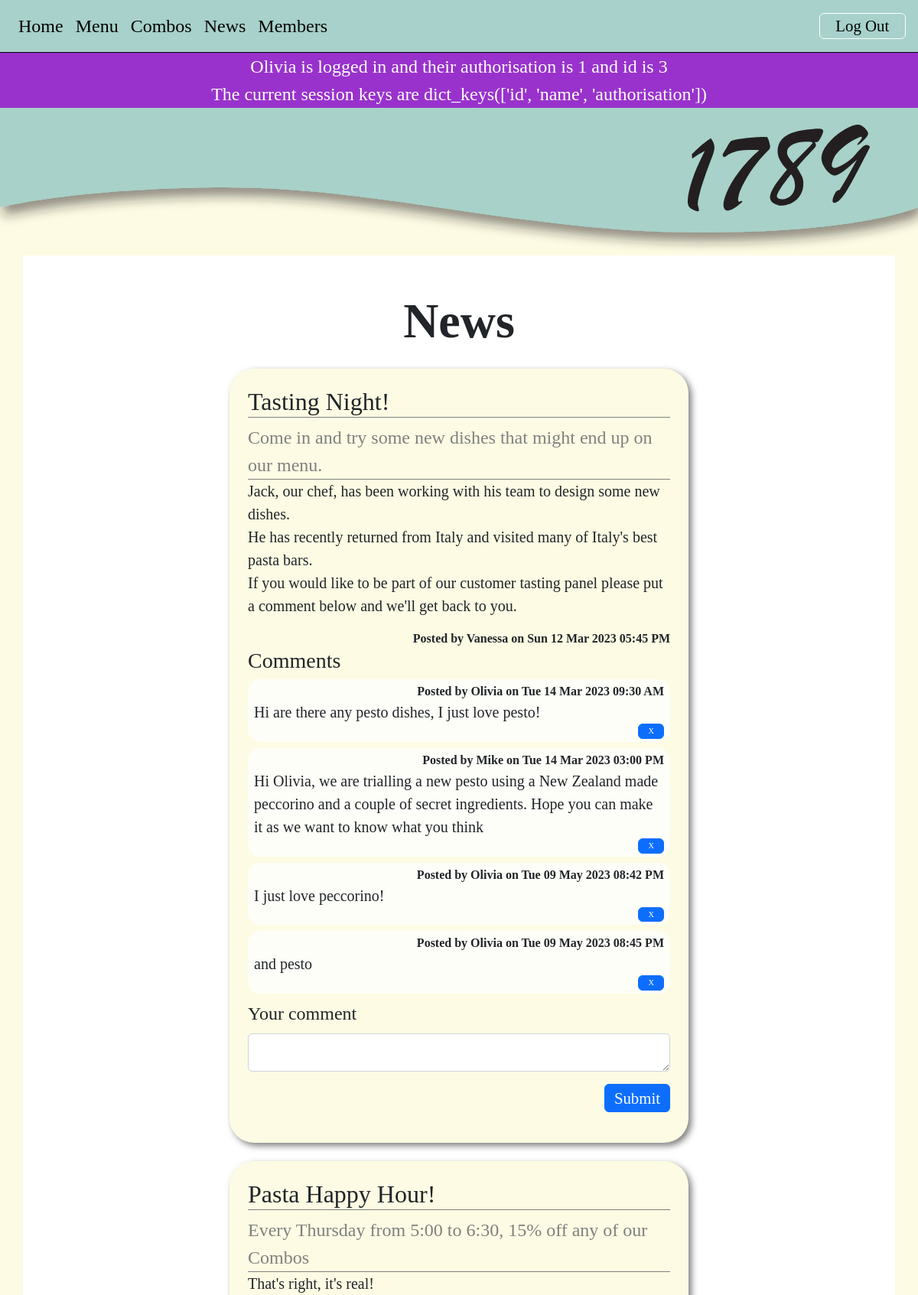
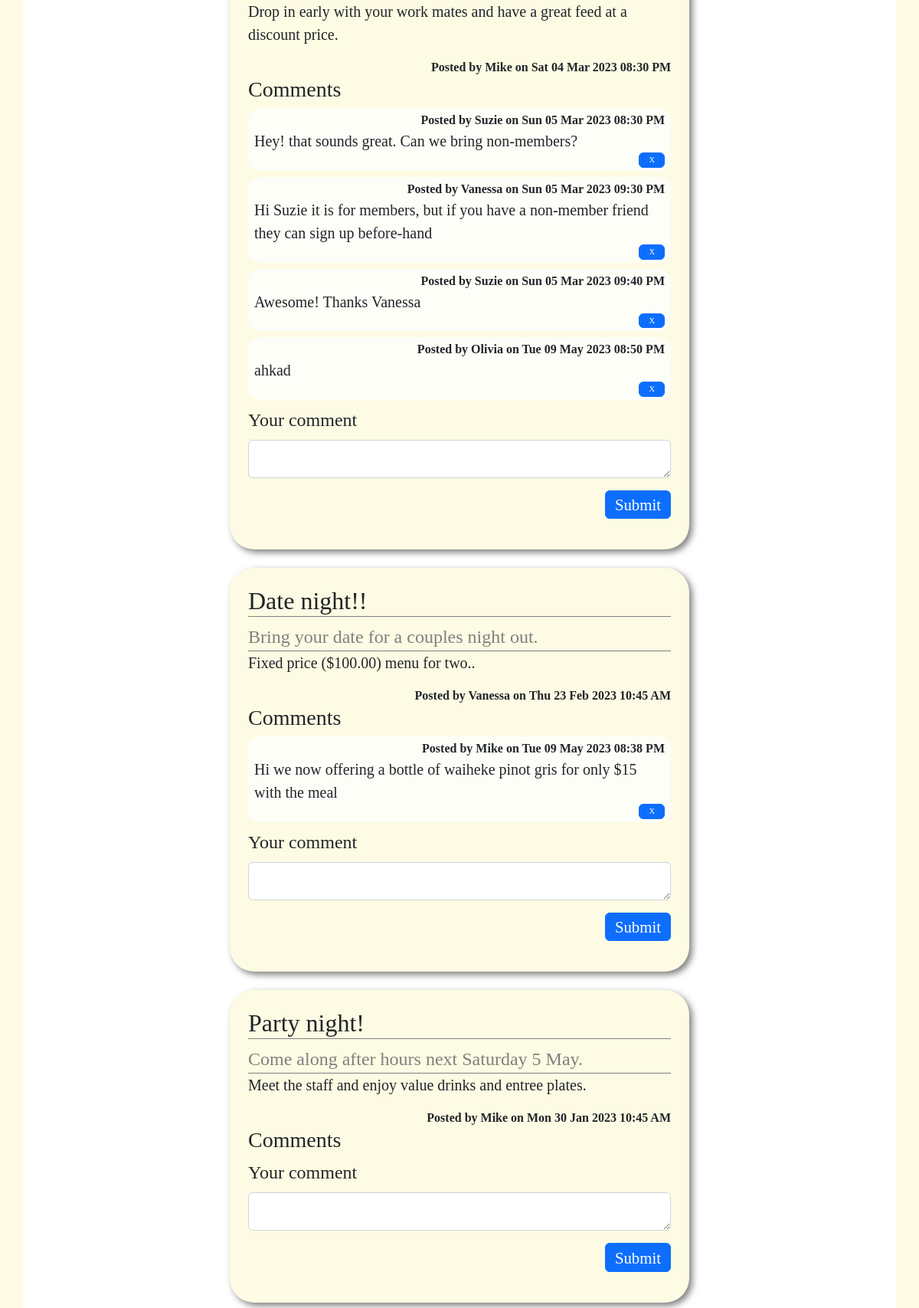
The app's page /news (signed in, upper part) with its own data (2 pictures, top to bottom).
### tables this page shows
CREATE TABLE member(
    member_id integer primary key autoincrement not null,
    name text not null,
    email text not null unique,
    password text not null,
    authorisation integer not null
);

CREATE TABLE news(
    news_id integer primary key autoincrement not null,
    title text not null unique,
    subtitle text not null unique,
    content text not null unique,
    newsdate date not null,
    member_id integer not null,
    foreign key(member_id) references member(member_id)
);

CREATE TABLE comment(
    comment_id integer primary key autoincrement not null,
    news_id integer not null,
    member_id integer not null,
    comment text not null unique,
    commentdate date not null,
    foreign key(news_id) references news(news_id),
    foreign key(member_id) references member(member_id)
);

### server.py (the view)
@app.route('/news')
def news():
    news_set = []
    sql="""select news.news_id,news.title,news.subtitle, news.content, news.newsdate, member.name
     from news
     join member on member.member_id = news.member_id
     order by newsdate desc
     """
    result = run_search_query_tuples(sql, (), db_path, True)
    for row in result:
        news_dict = {}
        for k in row.keys():
            news_dict[k] = row[k]
        sql = """select comment.comment_id, comment.comment, comment.commentdate, member.name
        from comment
        join member on comment.member_id = member.member_id
        where comment.news_id = ?
        order by comment.commentdate asc
        """
        values_tuple = (news_dict['news_id'],)
        result = run_search_query_tuples(sql,values_tuple, db_path, True)
        news_dict['comments'] = result
        news_set.append(news_dict)
    return render_template("news.html", news=news_set)

### db_functions.py (called while the page is built)
def run_search_query_tuples(sql_query, values_tuple, file_path, rowfactory=False):
    result = None
    try:
        db = sqlite3.connect(file_path)
        if rowfactory:
            db.row_factory = sqlite3.Row
        cursor = db.cursor()
        cursor.execute(sql_query, values_tuple)
        result = cursor.fetchall()
        cursor.close()
    except sqlite3.Error as error:
        print("Error running search query tuples: {}".format(error))
        return None
    db.close()
    if result is None:
        print("No search values were found")
    return result

### server.py (called while the page is built)
@app.template_filter()
def news_date(sqlite_dt):
    x = datetime.strptime(sqlite_dt, '%Y-%m-%d %H:%M:%S')
    return x.strftime("%a %d %b %Y %I:%M %p")

### templates/news.html (shortened to what this page needs)
{% extends "layout.html" %}
{% block banner %}
static/images/small_banner.svg
{% endblock %}
{% block content %}
<div class="container-lg py-sm-5 py-1">
     <h1> News</h1>
    {% for row in news %}
    <div class="news p-4 my-4">
    <h2> {{ row['title'] }}</h2>
        <div class="subtitle"> {{ row['subtitle'] }}</div>
        <p class="news-text"> {{ row['content'] | replace("\n", "<br>") | safe}} </p>
        <div class="news-meta">Posted by {{ row['name'] }} on {{ row['newsdate'] | news_date }}</div>
        <h3 id="{{ row['news_id'] }}">Comments</h3>
        {% for comment in row['comments'] %}
        <div class="comment">
             <div>Posted by {{comment['name']}} on {{ comment['commentdate'] | news_date }} </div>
            <div>{{ comment['comment'] }}</div>
            <div >
                <a class="btn btn-primary" href="{{ url_for('comment_cud', id=comment['comment_id'], task='delete') }}">X</a>
            </div>
        </div>
        {% endfor %}
                <div>
            {% if session and session['authorisation'] in [0,1] %}
            <form action="{{url_for('comment_cud', news_id=row['news_id'], member_id=session['id'],task='add')}}" method="POST">
                <div>
                    <label for="comment" class="form-label">Your comment</label>
                    <textarea class="form-control" id="comment" name="comment" rows="1" required>{{content}}</textarea>
                </div>
                    <div class="text-end">
                    <button  type="submit" class="btn btn-primary" >Submit</button>
                </div>
            </form>
                {% endif %}
        </div>
    </div>
    {% endfor %}
</div>
{% endblock %}

### templates/layout.html (shortened to what this page needs)
<!DOCTYPE html>
<html lang="en">
<head>
<link href="https://cdn.jsdelivr.net/npm/bootstrap@5.2.3/dist/css/bootstrap.min.css" rel="stylesheet">
<link rel="stylesheet" href="static/styles.css">
</head>
<body>
 <div class="container-fluid">
     <nav class="navbar navbar-expand-lg px-3 py-2">
    <div class="collapse navbar-collapse" id="collapsibleNavbar">
      <ul class="navbar-nav">
        <li class="nav-item">
          <a class="nav-link" href="{{ url_for('index') }}">Home</a>
        </li>
        <li class="nav-item">
          <a class="nav-link" href="{{ url_for('menu') }}">Menu</a>
        </li>
        <li class="nav-item">
          <a class="nav-link" href="{{ url_for('combos') }}">Combos</a>
        </li>
        <li class="nav-item">
            <a class="nav-link" href="{{ url_for('news') }}">News</a>
        </li>
        <li class="nav-item">
            <a class="nav-link" href="{{ url_for('members') }}">Members</a>
        </li>
      </ul>
        <div class="ms-auto">
            {% if session %}
            <a class="nav-link btn btn-outline" href="{{ url_for('logout') }}">Log Out</a>
            {% else %}
            <a class="nav-link btn btn-outline" href="{{ url_for('signup') }}">Sign up</a>
            <a class="nav-link btn btn-outline" href="{{ url_for('login') }}">Log in</a>
            {% endif %}
        </div>
          </div>
</nav>
     {% if session %}
     <div class="session">
         {{ session['name'] }} is logged in and their authorisation is {{ session['authorisation']}}
         and id is {{ session['id'] }}
     <br> The current session keys are {{session.keys()}}</div>
     {% endif %}
    <img class="img-fluid" src="{% block banner %}{% endblock %}" alt="Banner">
</div>
{% block content %}
 {% endblock %}
</body>
</html>

### static/styles.css (style rules this page uses)
:root { --brand-paper: rgb(253,251,227); --brand-green: rgb(167,209,202); --brand-green-pale: rgb(223,237,224); }
body { font-family: 'Cormorant Garamond', serif; font-size: 100%; background-color: var(--brand-paper); margin:0; }
h1 { font-size: 4em; text-align: center; font-weight: 600; margin: 0; }
h2 { border-bottom: 1px solid gray; }
.container-fluid { border: 0px solid blue; padding:0; }
.container-lg { border: 0px solid pink; background-color: rgb(255,255,255); overflow: auto; margin-bottom: 2.5em; }
.subtitle { font-size: 1.5em; border-bottom: 1px solid gray; color: gray; }
.news { max-width: 600px; margin: auto; background-color: var(--brand-paper); border-radius: 2em; filter: drop-shadow(0.25em 0.25em 0.25em rgba(0,0,0,0.5)); }
.news-text { font-size: 1.25em; }
.news-meta { text-align: end; font-weight: bold; }
.comment { background-color: rgba(255,255,255,0.75); border-radius: 1em; padding: 0.25em 0.5em 0.25em 0.5em; margin-bottom: 0.5em; }
.comment div:first-child { text-align: end; font-weight: bold; }
.comment div:nth-child(2) { font-size: 1.25em; }
.comment div:nth-child(3) { text-align: end; font-size: 0.5em; }
.navbar { background-color: var(--brand-green); border-bottom: 1px solid black; }
.nav-link { font-size: 1.5em; color:black; }
nav .btn-outline { display: inline-block; }
.btn-outline { border: 1px solid white; padding: 0 1em; }
label, input[type='text'], input[type='email'], input[type='password'], textarea { font-size: 1.5em !important; }
form div { margin-bottom: 1em; }
.btn { font-size: 1.3em; --bs-btn-padding-y:0.1em; }
.session { background-color: darkorchid; color: white; text-align:center; font-size: 1.5em; }

### records on screen
member: name "Olivia"
news: title "Tasting Night!", subtitle "Come in and try some new dishes that might end up on our menu.", content "Jack, our chef, has been working with his team to design some new dishes. He has recently returned from Italy and visited many of Italy's best pasta bars. If you would like to be part of our customer tasting panel please put a comment below and we'll get back to you.", name "Vanessa", newsdate|news_date "Sun 12 Mar 2023 05:45 PM"
comment: name "Olivia", commentdate|news_date "Tue 14 Mar 2023 09:30 AM", comment "Hi are there any pesto dishes, I just love pesto!"
comment: name "Mike", commentdate|news_date "Tue 14 Mar 2023 03:00 PM", comment "Hi Olivia, we are trialling a new pesto using a New Zealand made peccorino and a couple of secret ingredients. Hope you can make it as we want to know what you think"
comment: name "Olivia", commentdate|news_date "Tue 09 May 2023 08:42 PM", comment "I just love peccorino!"
comment: name "Olivia", commentdate|news_date "Tue 09 May 2023 08:45 PM", comment "and pesto"
news: title "Pasta Happy Hour!", subtitle "Every Thursday from 5:00 to 6:30, 15% off any of our Combos", content "That's right, it's real! Drop in early with your work mates and have a great feed at a discount price.", name "Mike", newsdate|news_date "Sat 04 Mar 2023 08:30 PM"
comment: name "Suzie", commentdate|news_date "Sun 05 Mar 2023 08:30 PM", comment "Hey! that sounds great. Can we bring non-members?"
comment: name "Vanessa", commentdate|news_date "Sun 05 Mar 2023 09:30 PM", comment "Hi Suzie it is for members, but if you have a non-member friend they can sign up before-hand"
comment: name "Suzie", commentdate|news_date "Sun 05 Mar 2023 09:40 PM", comment "Awesome! Thanks Vanessa"
comment: name "Olivia", commentdate|news_date "Tue 09 May 2023 08:50 PM", comment "ahkad"
news: title "Date night!!", subtitle "Bring your date for a couples night out.", content "Fixed price ($100.00) menu for two..", name "Vanessa", newsdate|news_date "Thu 23 Feb 2023 10:45 AM"
comment: name "Mike", commentdate|news_date "Tue 09 May 2023 08:38 PM", comment "Hi we now offering a bottle of waiheke pinot gris for only $15 with the meal"
news: title "Party night!", subtitle "Come along after hours next Saturday 5 May.", content "Meet the staff and enjoy value drinks and entree plates.", name "Mike", newsdate|news_date "Mon 30 Jan 2023 10:45 AM"

### other values on screen
{{ session['authorisation'] }} "1"
{{ session['id'] }} "3"
{{ session.keys() }} "dict_keys(['id', 'name', 'authorisation'])"
